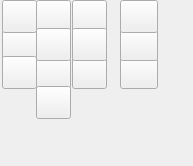
<?xml version="1.0" encoding="UTF-8"?>
<ui version="4.0">
 <class>Keypad</class>
 <widget class="QWidget" name="Keypad">
  <property name="geometry">
   <rect>
    <x>0</x>
    <y>0</y>
    <width>193</width>
    <height>166</height>
   </rect>
  </property>
  <property name="windowTitle">
   <string>Form</string>
  </property>
  <widget class="QPushButton" name="btn_4">
   <property name="geometry">
    <rect>
     <x>2</x>
     <y>28</y>
     <width>35</width>
     <height>33</height>
    </rect>
   </property>
   <property name="text">
    <string/>
   </property>
  </widget>
  <widget class="QPushButton" name="btn_7">
   <property name="geometry">
    <rect>
     <x>2</x>
     <y>56</y>
     <width>35</width>
     <height>33</height>
    </rect>
   </property>
   <property name="text">
    <string/>
   </property>
  </widget>
  <widget class="QPushButton" name="btn_3">
   <property name="geometry">
    <rect>
     <x>72</x>
     <y>0</y>
     <width>35</width>
     <height>33</height>
    </rect>
   </property>
   <property name="text">
    <string/>
   </property>
  </widget>
  <widget class="QPushButton" name="btn_8">
   <property name="geometry">
    <rect>
     <x>36</x>
     <y>56</y>
     <width>35</width>
     <height>33</height>
    </rect>
   </property>
   <property name="text">
    <string/>
   </property>
  </widget>
  <widget class="QPushButton" name="btn_9">
   <property name="geometry">
    <rect>
     <x>72</x>
     <y>56</y>
     <width>35</width>
     <height>33</height>
    </rect>
   </property>
   <property name="text">
    <string/>
   </property>
  </widget>
  <widget class="QPushButton" name="btn_2">
   <property name="geometry">
    <rect>
     <x>36</x>
     <y>0</y>
     <width>35</width>
     <height>33</height>
    </rect>
   </property>
   <property name="text">
    <string/>
   </property>
  </widget>
  <widget class="QPushButton" name="btn_1">
   <property name="geometry">
    <rect>
     <x>2</x>
     <y>0</y>
     <width>35</width>
     <height>33</height>
    </rect>
   </property>
   <property name="text">
    <string/>
   </property>
   <property name="checkable">
    <bool>false</bool>
   </property>
  </widget>
  <widget class="QPushButton" name="btn_5">
   <property name="geometry">
    <rect>
     <x>36</x>
     <y>28</y>
     <width>35</width>
     <height>33</height>
    </rect>
   </property>
   <property name="text">
    <string/>
   </property>
  </widget>
  <widget class="QPushButton" name="btn_6">
   <property name="geometry">
    <rect>
     <x>72</x>
     <y>28</y>
     <width>35</width>
     <height>33</height>
    </rect>
   </property>
   <property name="text">
    <string/>
   </property>
  </widget>
  <widget class="QPushButton" name="btn_0">
   <property name="geometry">
    <rect>
     <x>36</x>
     <y>86</y>
     <width>35</width>
     <height>33</height>
    </rect>
   </property>
   <property name="text">
    <string/>
   </property>
  </widget>
  <widget class="QPushButton" name="btn_ok">
   <property name="geometry">
    <rect>
     <x>120</x>
     <y>56</y>
     <width>38</width>
     <height>33</height>
    </rect>
   </property>
   <property name="text">
    <string/>
   </property>
  </widget>
  <widget class="QPushButton" name="btn_clear">
   <property name="geometry">
    <rect>
     <x>120</x>
     <y>28</y>
     <width>38</width>
     <height>33</height>
    </rect>
   </property>
   <property name="text">
    <string/>
   </property>
  </widget>
  <widget class="QPushButton" name="btn_cancel">
   <property name="geometry">
    <rect>
     <x>120</x>
     <y>0</y>
     <width>38</width>
     <height>33</height>
    </rect>
   </property>
   <property name="text">
    <string/>
   </property>
  </widget>
 </widget>
 <resources/>
 <connections/>
</ui>
